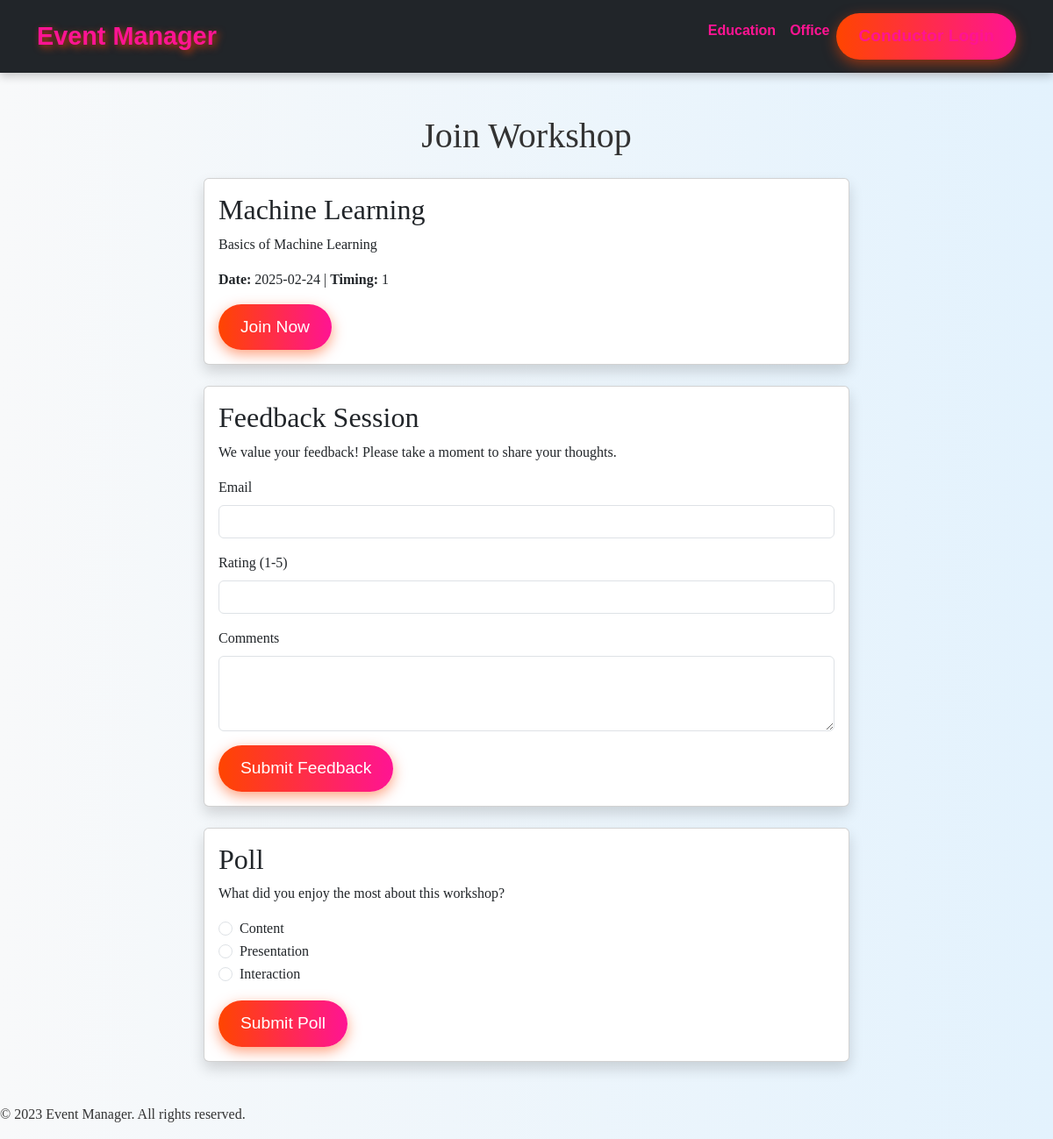
/workshop/4, run on the app's committed database.
### tables this page shows
CREATE TABLE workshops
                 (id INTEGER PRIMARY KEY, title TEXT, description TEXT, date TEXT, type TEXT, conductor_id INTEGER, timing TEXT);

### app.py (the view)
@app.route('/workshop/<int:workshop_id>')
def workshop(workshop_id):
    conn = sqlite3.connect('database.db')
    c = conn.cursor()
    c.execute("SELECT * FROM workshops WHERE id = ?", (workshop_id,))
    workshop = c.fetchone()
    conn.close()
    if not workshop:
        flash("Workshop not found.")
        return redirect(url_for('index'))
    return render_template('workshop.html', workshop=workshop)

### templates/workshop.html (shortened to what this page needs)
<!DOCTYPE html>
<html lang="en">
<head>
    <link href="https://cdn.jsdelivr.net/npm/bootstrap@5.3.0/dist/css/bootstrap.min.css" rel="stylesheet">
    <link rel="stylesheet" href="/static/styles.css">
</head>
<body class="bg-light">
    <nav class="navbar navbar-expand-lg navbar-dark bg-dark">
        <div class="container">
            <a class="navbar-brand" href="/">Event Manager</a>
            <div class="collapse navbar-collapse" id="navbarNav">
                <ul class="navbar-nav ms-auto">
                    <li class="nav-item">
                        <a class="nav-link" href="/education">Education</a>
                    </li>
                    <li class="nav-item">
                        <a class="nav-link" href="/office">Office</a>
                    </li>
                    <li class="nav-item">
                        <a class="btn btn-primary" href="{{ url_for('conductor_login') }}">Conductor Login</a>
                    </li>
                </ul>
            </div>
        </div>
    </nav>
    <div class="container my-5">
        <h1 class="text-center mb-4">Join Workshop</h1>
        <div class="row">
            <div class="col-md-8 mx-auto">
                <div class="card shadow">
                    <div class="card-body">
                        <h2 class="card-title">{{ workshop[1] }}</h2>
                        <p class="card-text">{{ workshop[2] }}</p>
                        <p class="card-text"><strong>Date:</strong> {{ workshop[3] }} | <strong>Timing:</strong> {{ workshop[5] }}</p>
                        <a href="#" class="btn btn-primary">Join Now</a>
                    </div>
                </div>
                <div class="card shadow mt-4">
                    <div class="card-body">
                        <h2 class="card-title">Feedback Session</h2>
                        <p class="card-text">We value your feedback! Please take a moment to share your thoughts.</p>
                        <form method="POST" action="{{ url_for('feedback', workshop_id=workshop[0]) }}">
                            <div class="mb-3">
                                <label for="email" class="form-label">Email</label>
                                <input type="email" class="form-control" id="email" name="email" required>
                            </div>
                            <div class="mb-3">
                                <label for="rating" class="form-label">Rating (1-5)</label>
                                <input type="number" class="form-control" id="rating" name="rating" min="1" max="5" required>
                            </div>
                            <div class="mb-3">
                                <label for="comments" class="form-label">Comments</label>
                                <textarea class="form-control" id="comments" name="comments" rows="3" required></textarea>
                            </div>
                            <button type="submit" class="btn btn-primary">Submit Feedback</button>
                        </form>
                    </div>
                </div>
                <div class="card shadow mt-4">
                    <div class="card-body">
                        <h2 class="card-title">Poll</h2>
                        <p class="card-text">What did you enjoy the most about this workshop?</p>
                        <form id="pollForm">
                            <div class="form-check">
                                <input class="form-check-input" type="radio" name="poll" id="poll1" value="Content">
                                <label class="form-check-label" for="poll1">Content</label>
                            </div>
                            <div class="form-check">
                                <input class="form-check-input" type="radio" name="poll" id="poll2" value="Presentation">
                                <label class="form-check-label" for="poll2">Presentation</label>
                            </div>
                            <div class="form-check">
                                <input class="form-check-input" type="radio" name="poll" id="poll3" value="Interaction">
                                <label class="form-check-label" for="poll3">Interaction</label>
                            </div>
                            <button type="submit" class="btn btn-primary mt-3">Submit Poll</button>
                        </form>
                    </div>
                </div>
            </div>
        </div>
    </div>
    <footer>
        <p>&copy; 2023 Event Manager. All rights reserved.</p>
    </footer>
</body>
</html>

### static/styles.css (style rules this page uses)
body { font-family: 'Playfair Display', serif; background: linear-gradient(to right, #f8f9fa, #e3f2fd); color: #333; margin: 0; padding: 0; overflow-x: hidden; animation: fadeIn 1.5s ease-in; }
.navbar { background: rgba(255, 255, 255, 0.9); padding: 15px; transition: 0.3s ease-in-out; animation: slideDown 1s ease-in-out; box-shadow: 0px 4px 10px rgba(0, 0, 0, 0.2); font-family: 'Montserrat', sans-serif; }
.navbar-brand { font-size: 1.8rem; font-weight: bold; color: #ff4500 !important; text-shadow: 3px 3px 8px rgba(255, 69, 0, 0.7); font-family: 'Dancing Script', cursive; }
.navbar a { color: #ff1493 !important; transition: 0.3s; position: relative; font-weight: bold; font-family: 'Montserrat', sans-serif; }
.btn-primary { background: linear-gradient(to right, #ff4500, #ff1493); border: none; padding: 12px 25px; border-radius: 30px; transition: all 0.3s ease; box-shadow: 0px 5px 15px rgba(255, 69, 0, 0.5); font-family: 'Poppins', sans-serif; font-size: 1.2rem; }

### data on the page
workshops: title "Machine Learning", description "Basics of Machine Learning", date "2025-02-24", conductor "1"
